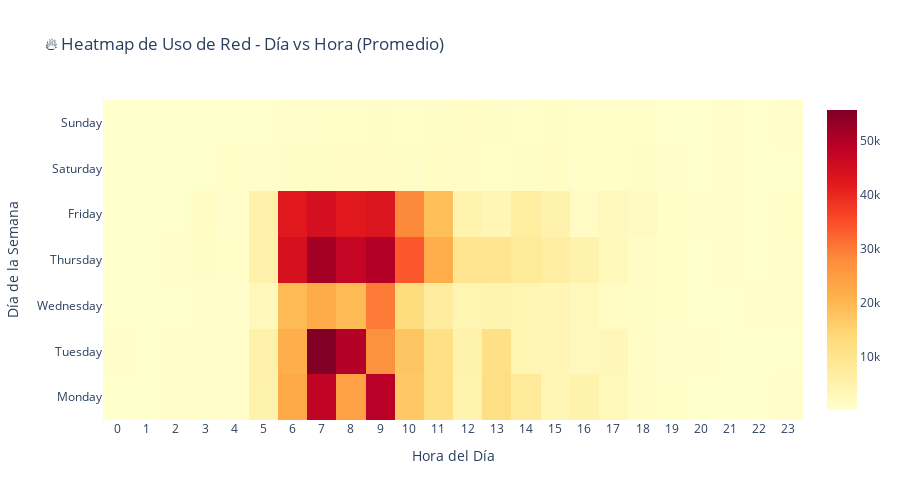

Here is the notebook cell this chart was saved with:
### Markdown cell above
## 📈 7. Análisis Adicional - Heatmap por Día y Hora

### Code cell
# Crear heatmap de uso por día y hora (promedio)
# Primero agrupamos por fecha, día de la semana y hora
heatmap_data_date = df_clients.groupby(['date', 'day_of_week', 'hour']).size().reset_index(name='device_count')

# Luego promediamos por día de la semana y hora
heatmap_data = heatmap_data_date.groupby(['day_of_week', 'hour'])['device_count'].mean().reset_index()

# Pivotar para heatmap
heatmap_pivot = heatmap_data.pivot(index='day_of_week', columns='hour', values='device_count')
heatmap_pivot = heatmap_pivot.reindex(day_order)

# Crear heatmap
fig = go.Figure(data=go.Heatmap(
    z=heatmap_pivot.values,
    x=heatmap_pivot.columns,
    y=heatmap_pivot.index,
    colorscale='YlOrRd',
    hovertemplate='<b>%{y}</b><br>Hora: %{x}:00<br>Dispositivos (promedio): %{z:.1f}<extra></extra>'
))

fig.update_layout(
    title='🔥 Heatmap de Uso de Red - Día vs Hora (Promedio)',
    xaxis_title='Hora del Día',
    yaxis_title='Día de la Semana',
    template='plotly_white',
    height=500,
    font=dict(size=12)
)

fig.update_xaxes(tickmode='linear', tick0=0, dtick=1)

fig.show()

### Figure 1 — Plotly figure (JSON) as saved in the notebook; plotly's stock layout.template omitted (floating-point values rounded to 4 significant figures; data arrays with more than 128 entries replaced by an {"elided": "..."} marker saying what was removed)
{"data": [{"colorscale": [[0, "rgb(255,255,204)"], [0.125, "rgb(255,237,160)"], [0.25, "rgb(254,217,118)"], [0.375, "rgb(254,178,76)"], [0.5, "rgb(253,141,60)"], [0.625, "rgb(252,78,42)"], [0.75, "rgb(227,26,28)"], [0.875, "rgb(189,0,38)"], [1, "rgb(128,0,38)"]], "hovertemplate": "<b>%{y}</b><br>Hora: %{x}:00<br>Dispositivos (promedio): %{z:.1f}<extra></extra>", "type": "heatmap", "x": [0.0, 1.0, 2.0, 3.0, 4.0, 5.0, 6.0, 7.0, 8.0, 9.0, 10.0, 11.0, 12.0, 13.0, 14.0, 15.0, 16.0, 17.0, 18.0, 19.0, 20.0, 21.0, 22.0, 23.0], "y": ["Monday", "Tuesday", "Wednesday", "Thursday", "Friday", "Saturday", "Sunday"], "z": {"elided": "7x24 float values"}}], "layout": {"font": {"size": 12}, "height": 500, "title": {"text": "🔥 Heatmap de Uso de Red - Día vs Hora (Promedio)"}, "xaxis": {"dtick": 1, "tick0": 0, "tickmode": "linear", "title": {"text": "Hora del Día"}}, "yaxis": {"title": {"text": "Día de la Semana"}}}}
